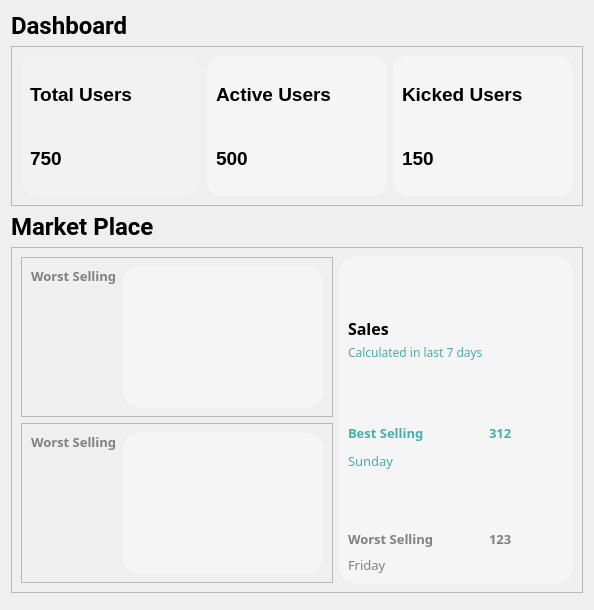
      <widget class="QWidget" name="Dashboard">
       <layout class="QVBoxLayout" name="verticalLayout_2">
        <item>
         <widget class="QLabel" name="label_3">
          <property name="maximumSize">
           <size>
            <width>16777215</width>
            <height>60</height>
           </size>
          </property>
          <property name="font">
           <font>
            <family>Roboto</family>
            <pointsize>18</pointsize>
            <weight>75</weight>
            <bold>true</bold>
           </font>
          </property>
          <property name="text">
           <string>Dashboard</string>
          </property>
         </widget>
        </item>
        <item alignment="Qt::AlignTop">
         <widget class="QFrame" name="frame_15">
          <property name="frameShape">
           <enum>QFrame::StyledPanel</enum>
          </property>
          <property name="frameShadow">
           <enum>QFrame::Raised</enum>
          </property>
          <layout class="QGridLayout" name="gridLayout_7">
           <item row="0" column="0">
            <widget class="QFrame" name="frame_5">
             <property name="sizePolicy">
              <sizepolicy hsizetype="Expanding" vsizetype="Preferred">
               <horstretch>0</horstretch>
               <verstretch>0</verstretch>
              </sizepolicy>
             </property>
             <property name="minimumSize">
              <size>
               <width>180</width>
               <height>140</height>
              </size>
             </property>
             <property name="maximumSize">
              <size>
               <width>16777215</width>
               <height>140</height>
              </size>
             </property>
             <property name="styleSheet">
              <string notr="true">background:#F2F2F2;
border-radius:15px;
color:black;</string>
             </property>
             <property name="frameShape">
              <enum>QFrame::StyledPanel</enum>
             </property>
             <property name="frameShadow">
              <enum>QFrame::Raised</enum>
             </property>
             <layout class="QGridLayout" name="gridLayout_4">
              <property name="sizeConstraint">
               <enum>QLayout::SetMinAndMaxSize</enum>
              </property>
              <item row="1" column="0">
               <widget class="QLabel" name="label_14">
                <property name="font">
                 <font>
                  <pointsize>14</pointsize>
                  <weight>75</weight>
                  <bold>true</bold>
                 </font>
                </property>
                <property name="styleSheet">
                 <string notr="true">text-align:center;
color:black;</string>
                </property>
                <property name="text">
                 <string>750</string>
                </property>
               </widget>
              </item>
              <item row="0" column="0">
               <widget class="QLabel" name="label_9">
                <property name="font">
                 <font>
                  <pointsize>14</pointsize>
                  <weight>75</weight>
                  <bold>true</bold>
                 </font>
                </property>
                <property name="styleSheet">
                 <string notr="true">text-align:center;
color:black;</string>
                </property>
                <property name="text">
                 <string>Total Users</string>
                </property>
               </widget>
              </item>
             </layout>
            </widget>
           </item>
           <item row="0" column="1">
            <widget class="QFrame" name="frame_6">
             <property name="sizePolicy">
              <sizepolicy hsizetype="Expanding" vsizetype="Preferred">
               <horstretch>0</horstretch>
               <verstretch>0</verstretch>
              </sizepolicy>
             </property>
             <property name="minimumSize">
              <size>
               <width>180</width>
               <height>140</height>
              </size>
             </property>
             <property name="styleSheet">
              <string notr="true">background:#f5f5f5;
border-radius:15px;</string>
             </property>
             <property name="frameShape">
              <enum>QFrame::StyledPanel</enum>
             </property>
             <property name="frameShadow">
              <enum>QFrame::Raised</enum>
             </property>
             <layout class="QGridLayout" name="gridLayout_5">
              <item row="0" column="0">
               <widget class="QLabel" name="label_10">
                <property name="font">
                 <font>
                  <pointsize>14</pointsize>
                  <weight>75</weight>
                  <bold>true</bold>
                 </font>
                </property>
                <property name="styleSheet">
                 <string notr="true">text-align:center;
color:black;</string>
                </property>
                <property name="text">
                 <string>Active Users</string>
                </property>
               </widget>
              </item>
              <item row="1" column="0">
               <widget class="QLabel" name="label_13">
                <property name="font">
                 <font>
                  <pointsize>14</pointsize>
                  <weight>75</weight>
                  <bold>true</bold>
                 </font>
                </property>
                <property name="styleSheet">
                 <string notr="true">text-align:center;
color:black;</string>
                </property>
                <property name="text">
                 <string>500</string>
                </property>
               </widget>
              </item>
             </layout>
            </widget>
           </item>
           <item row="0" column="2">
            <widget class="QFrame" name="frame_8">
             <property name="sizePolicy">
              <sizepolicy hsizetype="Expanding" vsizetype="Preferred">
               <horstretch>0</horstretch>
               <verstretch>0</verstretch>
              </sizepolicy>
             </property>
             <property name="minimumSize">
              <size>
               <width>180</width>
               <height>140</height>
              </size>
             </property>
             <property name="styleSheet">
              <string notr="true">background:#f5f5f5;
border-radius:15px;</string>
             </property>
             <property name="frameShape">
              <enum>QFrame::StyledPanel</enum>
             </property>
             <property name="frameShadow">
              <enum>QFrame::Raised</enum>
             </property>
             <layout class="QGridLayout" name="gridLayout_6">
              <item row="0" column="0">
               <widget class="QLabel" name="label_11">
                <property name="font">
                 <font>
                  <pointsize>14</pointsize>
                  <weight>75</weight>
                  <bold>true</bold>
                 </font>
                </property>
                <property name="styleSheet">
                 <string notr="true">text-align:center;
color:black;</string>
                </property>
                <property name="text">
                 <string>Kicked Users</string>
                </property>
               </widget>
              </item>
              <item row="1" column="0">
               <widget class="QLabel" name="label_12">
                <property name="font">
                 <font>
                  <pointsize>14</pointsize>
                  <weight>75</weight>
                  <bold>true</bold>
                 </font>
                </property>
                <property name="styleSheet">
                 <string notr="true">text-align:center;
color:black;</string>
                </property>
                <property name="text">
                 <string>150</string>
                </property>
               </widget>
              </item>
             </layout>
            </widget>
           </item>
          </layout>
         </widget>
        </item>
        <item>
         <widget class="QLabel" name="label_4">
          <property name="maximumSize">
           <size>
            <width>16777215</width>
            <height>70</height>
           </size>
          </property>
          <property name="font">
           <font>
            <family>Roboto</family>
            <pointsize>18</pointsize>
            <weight>75</weight>
            <bold>true</bold>
           </font>
          </property>
          <property name="text">
           <string>Market Place</string>
          </property>
         </widget>
        </item>
        <item>
         <widget class="QFrame" name="frame_7">
          <property name="frameShape">
           <enum>QFrame::StyledPanel</enum>
          </property>
          <property name="frameShadow">
           <enum>QFrame::Raised</enum>
          </property>
          <layout class="QGridLayout" name="gridLayout_9">
           <item row="0" column="1" rowspan="3">
            <widget class="QFrame" name="frame_64">
             <property name="styleSheet">
              <string notr="true">background:#f5f5f5;
border-radius:15px;</string>
             </property>
             <property name="frameShape">
              <enum>QFrame::StyledPanel</enum>
             </property>
             <property name="frameShadow">
              <enum>QFrame::Raised</enum>
             </property>
             <layout class="QGridLayout" name="gridLayout_8">
              <item row="7" column="1">
               <widget class="QLabel" name="label_51">
                <property name="font">
                 <font>
                  <family>Century Gothic</family>
                  <pointsize>10</pointsize>
                  <weight>75</weight>
                  <bold>true</bold>
                 </font>
                </property>
                <property name="styleSheet">
                 <string notr="true">color: grey;</string>
                </property>
                <property name="text">
                 <string>Worst Selling</string>
                </property>
                <property name="alignment">
                 <set>Qt::AlignBottom|Qt::AlignLeading|Qt::AlignLeft</set>
                </property>
               </widget>
              </item>
              <item row="5" column="2">
               <widget class="QLabel" name="label_53">
                <property name="font">
                 <font>
                  <family>Century Gothic</family>
                  <pointsize>10</pointsize>
                  <weight>75</weight>
                  <bold>true</bold>
                 </font>
                </property>
                <property name="styleSheet">
                 <string notr="true">color:#48ACAC</string>
                </property>
                <property name="text">
                 <string>312</string>
                </property>
                <property name="alignment">
                 <set>Qt::AlignBottom|Qt::AlignLeading|Qt::AlignLeft</set>
                </property>
               </widget>
              </item>
              <item row="5" column="1">
               <widget class="QLabel" name="label_50">
                <property name="font">
                 <font>
                  <family>Century Gothic</family>
                  <pointsize>10</pointsize>
                  <weight>75</weight>
                  <bold>true</bold>
                 </font>
                </property>
                <property name="styleSheet">
                 <string notr="true">color:#48ACAC</string>
                </property>
                <property name="text">
                 <string>Best Selling</string>
                </property>
                <property name="alignment">
                 <set>Qt::AlignBottom|Qt::AlignLeading|Qt::AlignLeft</set>
                </property>
               </widget>
              </item>
              <item row="6" column="1">
               <widget class="QLabel" name="label_43">
                <property name="minimumSize">
                 <size>
                  <width>0</width>
                  <height>20</height>
                 </size>
                </property>
                <property name="maximumSize">
                 <size>
                  <width>16777215</width>
                  <height>15</height>
                 </size>
                </property>
                <property name="font">
                 <font>
                  <family>Century Gothic</family>
                  <pointsize>10</pointsize>
                  <weight>50</weight>
                  <bold>false</bold>
                 </font>
                </property>
                <property name="styleSheet">
                 <string notr="true">color:#48ACAC</string>
                </property>
                <property name="text">
                 <string>Sunday</string>
                </property>
                <property name="alignment">
                 <set>Qt::AlignBottom|Qt::AlignLeading|Qt::AlignLeft</set>
                </property>
               </widget>
              </item>
              <item row="8" column="1">
               <widget class="QLabel" name="label_52">
                <property name="minimumSize">
                 <size>
                  <width>0</width>
                  <height>20</height>
                 </size>
                </property>
                <property name="maximumSize">
                 <size>
                  <width>16777215</width>
                  <height>20</height>
                 </size>
                </property>
                <property name="font">
                 <font>
                  <family>Century Gothic</family>
                  <pointsize>10</pointsize>
                  <weight>50</weight>
                  <bold>false</bold>
                 </font>
                </property>
                <property name="styleSheet">
                 <string notr="true">color: grey;</string>
                </property>
                <property name="text">
                 <string>Friday</string>
                </property>
                <property name="alignment">
                 <set>Qt::AlignBottom|Qt::AlignLeading|Qt::AlignLeft</set>
                </property>
               </widget>
              </item>
              <item row="7" column="3">
               <widget class="QLabel" name="label_39">
                <property name="font">
                 <font>
                  <family>Century Gothic</family>
                  <pointsize>10</pointsize>
                  <weight>75</weight>
                  <bold>true</bold>
                 </font>
                </property>
                <property name="styleSheet">
                 <string notr="true">color:#48ACAC;
image: url(:/Icons/Icons/icons8-scroll-down-50.png);</string>
                </property>
                <property name="text">
                 <string/>
                </property>
               </widget>
              </item>
              <item row="7" column="2">
               <widget class="QLabel" name="label_54">
                <property name="font">
                 <font>
                  <family>Century Gothic</family>
                  <pointsize>10</pointsize>
                  <weight>75</weight>
                  <bold>true</bold>
                 </font>
                </property>
                <property name="styleSheet">
                 <string notr="true">color: grey;</string>
                </property>
                <property name="text">
                 <string>123</string>
                </property>
                <property name="alignment">
                 <set>Qt::AlignBottom|Qt::AlignLeading|Qt::AlignLeft</set>
                </property>
               </widget>
              </item>
              <item row="3" column="1">
               <widget class="QLabel" name="label_45">
                <property name="font">
                 <font>
                  <family>Century Gothic</family>
                  <pointsize>12</pointsize>
                  <weight>75</weight>
                  <bold>true</bold>
                 </font>
                </property>
                <property name="styleSheet">
                 <string notr="true">color:black</string>
                </property>
                <property name="text">
                 <string>Sales</string>
                </property>
                <property name="alignment">
                 <set>Qt::AlignBottom|Qt::AlignLeading|Qt::AlignLeft</set>
                </property>
               </widget>
              </item>
              <item row="5" column="3">
               <widget class="QLabel" name="label_37">
                <property name="font">
                 <font>
                  <family>Century Gothic</family>
                  <pointsize>10</pointsize>
                  <weight>75</weight>
                  <bold>true</bold>
                 </font>
                </property>
                <property name="styleSheet">
                 <string notr="true">color:#48ACAC;
image: url(:/Icons/Icons/icons8-scroll-up-50.png);</string>
                </property>
                <property name="text">
                 <string/>
                </property>
               </widget>
              </item>
              <item row="4" column="1">
               <widget class="QLabel" name="label_18">
                <property name="maximumSize">
                 <size>
                  <width>16777215</width>
                  <height>15</height>
                 </size>
                </property>
                <property name="font">
                 <font>
                  <family>Century Gothic</family>
                  <pointsize>9</pointsize>
                  <weight>50</weight>
                  <bold>false</bold>
                 </font>
                </property>
                <property name="styleSheet">
                 <string notr="true">color: #48ACAC;</string>
                </property>
                <property name="text">
                 <string>Calculated in last 7 days</string>
                </property>
                <property name="alignment">
                 <set>Qt::AlignBottom|Qt::AlignLeading|Qt::AlignLeft</set>
                </property>
               </widget>
              </item>
             </layout>
            </widget>
           </item>
           <item row="2" column="0">
            <widget class="QFrame" name="frame_11">
             <property name="frameShape">
              <enum>QFrame::StyledPanel</enum>
             </property>
             <property name="frameShadow">
              <enum>QFrame::Raised</enum>
             </property>
             <layout class="QGridLayout" name="gridLayout_11">
              <item row="0" column="0" alignment="Qt::AlignTop">
               <widget class="QLabel" name="label_56">
                <property name="font">
                 <font>
                  <family>Century Gothic</family>
                  <pointsize>10</pointsize>
                  <weight>75</weight>
                  <bold>true</bold>
                 </font>
                </property>
                <property name="styleSheet">
                 <string notr="true">color: grey;</string>
                </property>
                <property name="text">
                 <string>Worst Selling</string>
                </property>
                <property name="alignment">
                 <set>Qt::AlignBottom|Qt::AlignLeading|Qt::AlignLeft</set>
                </property>
               </widget>
              </item>
              <item row="0" column="1">
               <widget class="QLabel" name="lblSalePerDay_2">
                <property name="minimumSize">
                 <size>
                  <width>200</width>
                  <height>140</height>
                 </size>
                </property>
                <property name="styleSheet">
                 <string notr="true">background:#f5f5f5;
border-radius:15px;</string>
                </property>
                <property name="text">
                 <string/>
                </property>
               </widget>
              </item>
             </layout>
            </widget>
           </item>
           <item row="0" column="0" rowspan="2">
            <widget class="QFrame" name="frame_10">
             <property name="frameShape">
              <enum>QFrame::StyledPanel</enum>
             </property>
             <property name="frameShadow">
              <enum>QFrame::Raised</enum>
             </property>
             <layout class="QGridLayout" name="gridLayout_10">
              <item row="0" column="0" alignment="Qt::AlignTop">
               <widget class="QLabel" name="label_55">
                <property name="font">
                 <font>
                  <family>Century Gothic</family>
                  <pointsize>10</pointsize>
                  <weight>75</weight>
                  <bold>true</bold>
                 </font>
                </property>
                <property name="styleSheet">
                 <string notr="true">color: grey;</string>
                </property>
                <property name="text">
                 <string>Worst Selling</string>
                </property>
                <property name="alignment">
                 <set>Qt::AlignBottom|Qt::AlignLeading|Qt::AlignLeft</set>
                </property>
               </widget>
              </item>
              <item row="0" column="1">
               <widget class="QLabel" name="lblSalePerDay">
                <property name="minimumSize">
                 <size>
                  <width>200</width>
                  <height>140</height>
                 </size>
                </property>
                <property name="styleSheet">
                 <string notr="true">background:#f5f5f5;
border-radius:15px;</string>
                </property>
                <property name="text">
                 <string/>
                </property>
               </widget>
              </item>
             </layout>
            </widget>
           </item>
          </layout>
         </widget>
        </item>
        <item>
         <widget class="QFrame" name="frame_9">
          <property name="frameShape">
           <enum>QFrame::StyledPanel</enum>
          </property>
          <property name="frameShadow">
           <enum>QFrame::Raised</enum>
          </property>
         </widget>
        </item>
       </layout>
      </widget>
